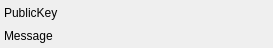
<?xml version="1.0" encoding="UTF-8"?>
<ui version="4.0">
 <class>FriendRequestWidget</class>
 <widget class="QWidget" name="FriendRequestWidget">
  <property name="geometry">
   <rect>
    <x>0</x>
    <y>0</y>
    <width>273</width>
    <height>48</height>
   </rect>
  </property>
  <property name="sizePolicy">
   <sizepolicy hsizetype="Preferred" vsizetype="Fixed">
    <horstretch>0</horstretch>
    <verstretch>0</verstretch>
   </sizepolicy>
  </property>
  <property name="windowTitle">
   <string>Form</string>
  </property>
  <layout class="QHBoxLayout" name="horizontalLayout">
   <property name="spacing">
    <number>3</number>
   </property>
   <property name="leftMargin">
    <number>4</number>
   </property>
   <property name="topMargin">
    <number>3</number>
   </property>
   <property name="rightMargin">
    <number>3</number>
   </property>
   <property name="bottomMargin">
    <number>3</number>
   </property>
   <item>
    <layout class="QVBoxLayout" name="verticalLayout">
     <property name="spacing">
      <number>4</number>
     </property>
     <property name="bottomMargin">
      <number>0</number>
     </property>
     <item>
      <widget class="QLabel" name="labelPublicKey">
       <property name="text">
        <string>PublicKey</string>
       </property>
      </widget>
     </item>
     <item>
      <widget class="QLabel" name="labelMessage">
       <property name="text">
        <string>Message</string>
       </property>
      </widget>
     </item>
    </layout>
   </item>
  </layout>
 </widget>
 <resources/>
 <connections/>
</ui>
